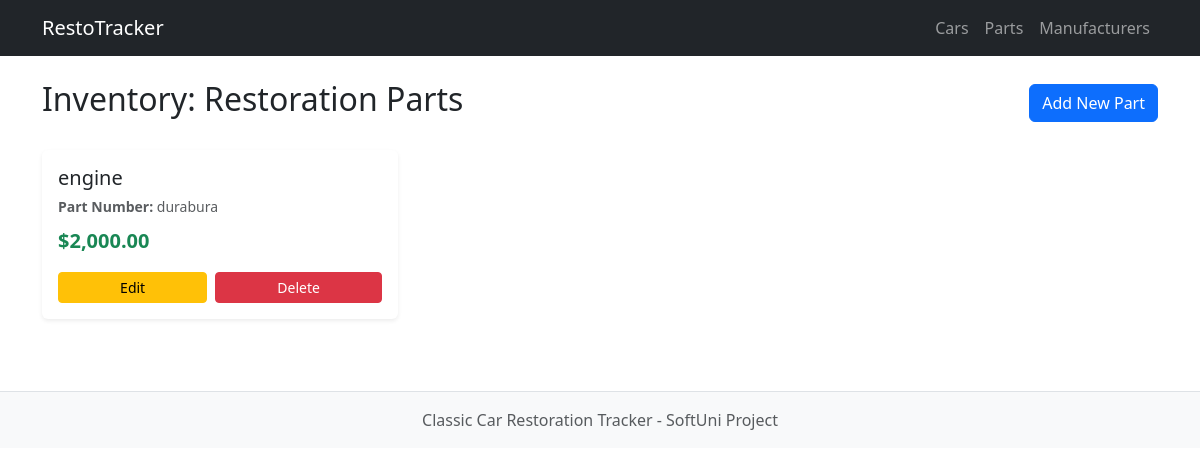
Before: /parts/ with the older database file.
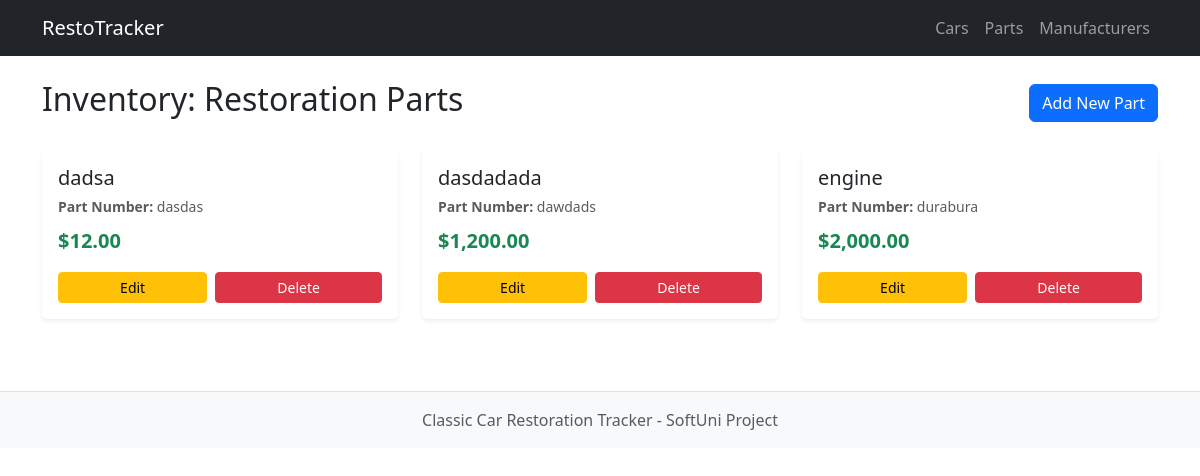
After: the same page with the newer database file.
### parts/models.py (models this page shows, shortened)
class RestorationPart(models.Model):
    name = models.CharField(
        max_length=100,
    )
    part_number = models.CharField(
        max_length=50,
        unique=True,
        validators=[
            MinLengthValidator(3, message='Part number must be at least 3 characters long.')
        ],
        error_messages={
            'unique': 'A restoration part with that number already exists.'
        }
    )
    price = models.DecimalField(
        max_digits=10,
        decimal_places=2,
        validators=[
            MinValueValidator(Decimal('0.01'), message='Price must be at least $0.01/')
        ],
        help_text='Cost of the part in USD.'
    )
    class Meta:
        ordering = ['name', 'price']
        verbose_name = 'Restoration Part'
        verbose_name_plural = 'Restoration Parts'

### parts/views.py (the view)
# urls.py: path('', PartListView.as_view(), name='part-list'),
class PartListView(ListView):
    model = RestorationPart
    template_name = 'parts/parts_list.html'
    context_object_name = 'parts'

### vehicles/templatetags/vehicle_tags.py (called while the page is built)
@register.filter(name='currency')
def currency(value):
    if value is None or value == '':
        return '$0.00'
    try:
        val = Decimal(str(value))
        return f"${val:,.2f}"
    except (ValueError, TypeError):
        return value

### templates/parts/parts_list.html
{% extends 'base.html' %}
{% load vehicle_tags %}
{% block content %}
    <div class="d-flex justify-content-between align-items-center mb-4">
        <h2>Inventory: Restoration Parts</h2>
        <a href="{% url 'parts:part-create' %}" class="btn btn-primary">Add New Part</a>
    </div>
    <div class="row">
        {% for part in parts %}
            {% include 'parts/partials/_part_card.html' with part=part %}
        {% empty %}
        <div class="col-12">
            <div class="alert alert-warning">No restoration parts in the inventory yet. Click "Add New Part" to start!</div>
        </div>
    {% endfor %}
    </div>
{% endblock %}

### templates/parts/partials/_part_card.html
{% load vehicle_tags %}
<div class="col-md-4 mb-4">
    <div class="card h-100 shadow-sm border-0">
        <div class="card-body d-flex flex-column">
            <h5 class="card-title mb-1">{{ part.name }}</h5>
            <p class="card-text text-muted mb-2">
                <small><strong>Part Number:</strong> {{ part.part_number }}</small>
            </p>
            <p class="card-text text-success fs-5 fw-bold mb-3">
                {{ part.price|currency }}
            </p>
            <div class="mt-auto d-flex gap-2">
                <a href="{% url 'parts:part-edit' part.pk %}" class="btn btn-warning btn-sm flex-fill">Edit</a>
                <a href="{% url 'parts:part-edit' part.pk %}" class="btn btn-danger btn-sm flex-fill">Delete</a>
            </div>
        </div>
    </div>
</div>

Changed rows visible on the page:
added RestorationPart: name "dadsa", part_number "dasdas", price "$12.00"
added RestorationPart: name "dasdadada", part_number "dawdads", price "$1,200.00"
